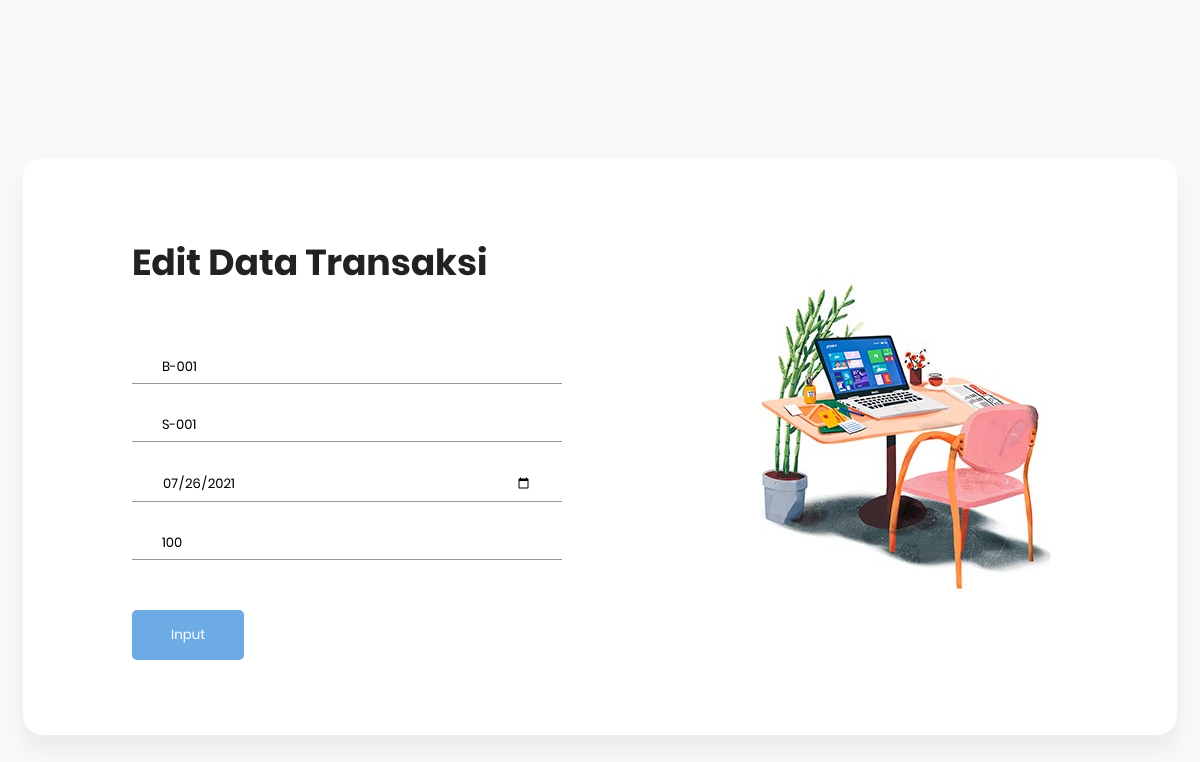
The page /view/edit/edit_transaksi.php?id=BL-001&aksi=edit (signed in) on the database its author committed.
### tables this page shows
CREATE TABLE `transaksi` (
  `kode_transaksi` varchar(45) NOT NULL,
  `kode_barang` varchar(45) NOT NULL,
  `kode_supplier` varchar(45) NOT NULL,
  `tgl_transaksi` date NOT NULL,
  `jml` int(11) NOT NULL
);

### model/databasetransaksi.php (called while the page is built, shortened)
<?php
class database{
    var $host = "localhost";
    var $uname = "root";
    var $pass = "";
    var $db = "project_bpwl";
    function __construct(){
        $this->con = mysqli_connect($this->host, $this->uname, $this->pass, $this->db);
    }
    function edit($kode_transaksi){
        $data = mysqli_query(mysqli_connect($this->host, $this->uname, $this->pass, $this->db), "select * from transaksi
        where kode_transaksi= '$kode_transaksi'");
        while ($d = mysqli_fetch_array($data)){
            $hasil[] = $d;
        }
        return $hasil;
    }
}
?>

### view/edit/edit_transaksi.php (the view, shortened to what this page needs)
<?php
include '../../model/databasetransaksi.php';
$db = new database();
?>
<!DOCTYPE html>
<html lang="en">
<head>
    <link rel="stylesheet" href="fonts/material-icon/css/material-design-iconic-font.min.css">
    <link rel="stylesheet" href="css/style.css">
</head>
<body>
<div class="main">
        <section class="signup">
            <div class="container">
                <div class="signup-content">
                    <div class="signup-form">
                        <h2 class="form-title">Edit Data Transaksi</h2>
                        <form action="../../controller/proses_transaksi.php?aksi=update" method="post">
                        <?php
                        foreach($db->edit($_GET['id']) as $d){
                        ?>
                            <div class="form-group">
                                <label for="email"><i class="zmdi zmdi-widgets"></i></label>
                                <input type="text" name="kode_barang" value="<?php echo $d['kode_barang'] ?>">
                            </div>
                            <div class="form-group">
                                <label for="re-pass"><i class="zmdi zmdi-accounts"></i></label>
                                <input type="text" name="kode_supplier" value="<?php echo $d['kode_supplier'] ?>">
                            </div>
                            <div class="form-group">
                                <label for="re-pass"><i class="zmdi zmdi-calendar"></i></label>
                                <input type="date" name="tgl_transaksi" value="<?php echo $d['tgl_transaksi'] ?>">
                            </div>
                            <div class="form-group">
                                <label for="re-pass"><i class="zmdi zmdi-chart"></i></label>
                                <input type="text" name="jml" value="<?php echo $d['jml'] ?>">
                            </div>
                            <div class="form-group form-button">
                                <input type="submit" name="signup" id="signup" class="form-submit" value="Input"/>
                            </div>
                            <?php  } ?>
                        </form>
                    </div>
                    <div class="signup-image">
                        <figure><img src="images/signup-image.jpg" alt="sing up image"></figure>
                    </div>
                </div>
            </div>
        </section>
        </div>
</body>
</html>

### view/edit/css/style.css (style rules this page uses)
display-flex, .display-flex, .display-flex-center, .signup-content, .signin-content, .social-login, .socials { display: flex; display: -webkit-flex; }
input, select, textarea { outline: none; appearance: unset !important; -moz-appearance: unset !important; -webkit-appearance: unset !important; -o-appearance: unset !important; -ms-appearance: unset !important; }
img { max-width: 100%; height: auto; }
figure { margin: 0; }
h2 { line-height: 1.66; margin: 0; padding: 0; font-weight: bold; color: #222; font-family: Poppins; font-size: 36px; }
.main { background: #f8f8f8; padding: 150px 0; }
body { font-size: 13px; line-height: 1.8; color: #222; background: #f8f8f8; font-weight: 400; font-family: Poppins; }
.container { width: 900px; background: #fff; margin: 0 auto; box-shadow: 0px 15px 16.83px 0.17px rgba(0, 0, 0, 0.05); -moz-box-shadow: 0px 15px 16.83px 0.17px rgba(0, 0, 0, 0.05); -webkit-box-shadow: 0px 15px 16.83px 0.17px rgba(0, 0, 0, 0.05); -o-box-shadow: 0px 15px 16.83px 0.17px rgba(0, 0, 0, 0.05); -ms-box-shadow: 0px 15px 16.83px 0.17px rgba(0, 0, 0, 0.05); border-radius: 20px; -moz-border-radius: 20px; -webkit-border-radius: 20px; -o-border-radius: 20px; -ms-border-radius: 20px; }
.signup { margin-bottom: 150px; }
.signup-content { padding: 75px 0; }
.signup-form, .signup-image, .signin-form, .signin-image { width: 50%; overflow: hidden; }
.signup-image { margin: 0 55px; }
.form-title { margin-bottom: 33px; }
.signup-image { margin-top: 45px; }
figure { margin-bottom: 50px; text-align: center; }
.form-submit { display: inline-block; background: #6dabe4; color: #fff; border-bottom: none; width: auto; padding: 15px 39px; border-radius: 5px; -moz-border-radius: 5px; -webkit-border-radius: 5px; -o-border-radius: 5px; -ms-border-radius: 5px; margin-top: 25px; cursor: pointer; }
.signup-form { margin-left: 75px; margin-right: 75px; padding-left: 34px; }
.form-group { position: relative; margin-bottom: 25px; overflow: hidden; }
.form-group:last-child { margin-bottom: 0px; }
input { width: 100%; display: block; border: none; border-bottom: 1px solid #999; padding: 6px 30px; font-family: Poppins; box-sizing: border-box; }
label { position: absolute; left: 0; top: 50%; transform: translateY(-50%); -moz-transform: translateY(-50%); -webkit-transform: translateY(-50%); -o-transform: translateY(-50%); -ms-transform: translateY(-50%); color: #222; }
@media screen and (max-width: 1200px) { .container { width: calc( 100% - 30px); max-width: 100%; } }
@media screen and (min-width: 1024px) { .container { max-width: 1200px; } }

### rows shown on the page
transaksi: kode_barang "B-001", kode_supplier "S-001", tgl_transaksi "07/26/2021", jml "100"
